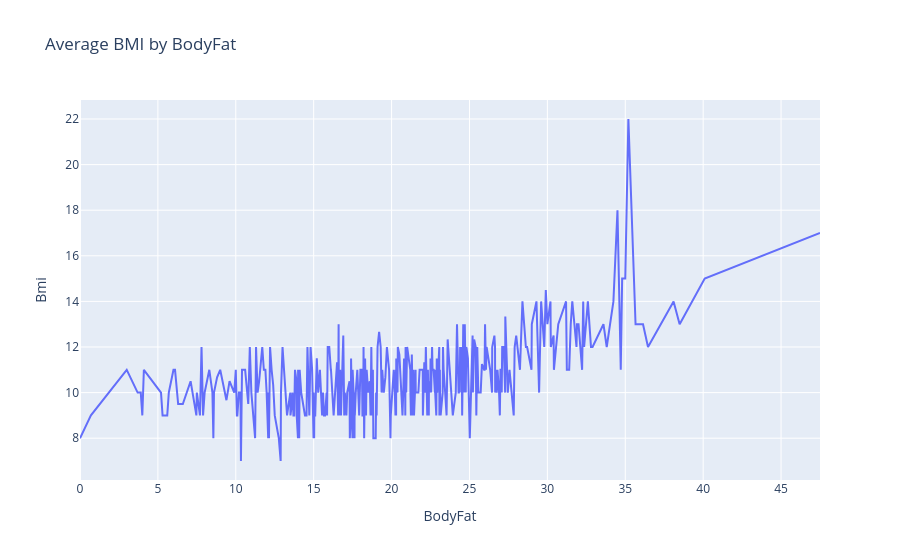

The notebook cell saved with this chart:
### Code cell
avg_BodyFat_age = data2.groupby('BodyFat')['Bmi'].mean().reset_index()
plot = px.line(avg_BodyFat_age, x='BodyFat', y='Bmi',title = 'Average BMI by BodyFat')
plot.show()

### Figure 1 — Plotly figure (JSON) as saved in the notebook; plotly's stock layout.template omitted (floating-point values rounded to 4 significant figures; data arrays with more than 128 entries replaced by an {"elided": "..."} marker saying what was removed)
{"data": [{"hovertemplate": "BodyFat=%{x}<br>Bmi=%{y}<extra></extra>", "legendgroup": "", "line": {"color": "#636efa", "dash": "solid"}, "marker": {"symbol": "circle"}, "mode": "lines", "name": "", "orientation": "v", "showlegend": false, "type": "scatter", "x": {"elided": "344 float values"}, "xaxis": "x", "y": {"elided": "344 float values"}, "yaxis": "y"}], "layout": {"autosize": true, "legend": {"tracegroupgap": 0}, "title": {"text": "Average BMI by BodyFat"}, "xaxis": {"anchor": "y", "autorange": true, "domain": [0, 1], "range": [0, 47.5], "title": {"text": "BodyFat"}, "type": "linear"}, "yaxis": {"anchor": "x", "autorange": true, "domain": [0, 1], "range": [6.167, 22.83], "title": {"text": "Bmi"}, "type": "linear"}}}
